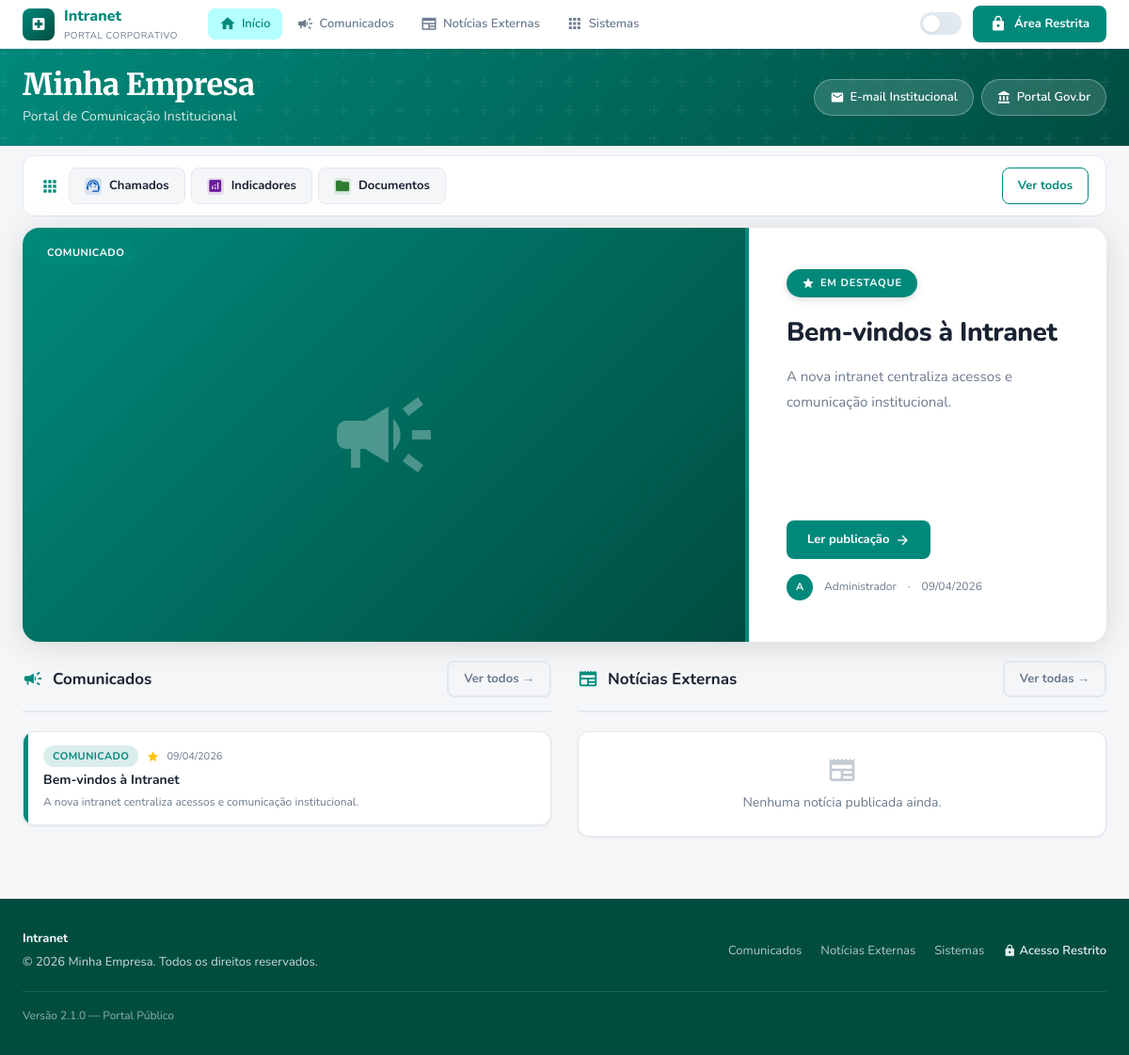
The page /public.php on the database its author committed.
### tables this page shows
CREATE TABLE `settings` (
  `id` int(11) NOT NULL,
  `setting_key` varchar(100) NOT NULL,
  `setting_value` text DEFAULT NULL,
  `setting_type` enum('text','textarea','image','boolean','color','json') DEFAULT 'text',
  `label` varchar(150) DEFAULT NULL,
  `group_name` varchar(80) DEFAULT 'general',
  `updated_at` datetime DEFAULT current_timestamp() ON UPDATE current_timestamp()
);

CREATE TABLE `modules` (
  `id` int(11) NOT NULL,
  `name` varchar(100) NOT NULL,
  `description` varchar(255) DEFAULT NULL,
  `url` varchar(500) NOT NULL,
  `icon` varchar(100) DEFAULT 'link',
  `icon_image` varchar(255) DEFAULT NULL,
  `color` varchar(20) DEFAULT '#00897B',
  `category` enum('sistema','link_rapido','navbar') DEFAULT 'sistema',
  `target` enum('_blank','_self') DEFAULT '_blank',
  `sort_order` int(11) DEFAULT 0,
  `active` tinyint(1) DEFAULT 1,
  `is_public` tinyint(1) DEFAULT 1,
  `created_at` datetime DEFAULT current_timestamp(),
  `updated_at` datetime DEFAULT current_timestamp() ON UPDATE current_timestamp()
);

CREATE TABLE `posts` (
  `id` int(11) NOT NULL,
  `title` varchar(255) NOT NULL,
  `slug` varchar(300) NOT NULL,
  `summary` text DEFAULT NULL,
  `content` longtext NOT NULL,
  `cover_image` varchar(255) DEFAULT NULL,
  `cover_image_alt` varchar(255) DEFAULT NULL,
  `cover_image_caption` text DEFAULT NULL,
  `type` enum('comunicado','noticia') NOT NULL,
  `category_id` int(11) DEFAULT NULL,
  `author_id` int(11) NOT NULL,
  `status` enum('draft','published','archived') DEFAULT 'draft',
  `is_featured` tinyint(1) DEFAULT 0,
  `is_public` tinyint(1) DEFAULT 1,
  `views` int(11) DEFAULT 0,
  `published_at` datetime DEFAULT NULL,
  `created_at` datetime DEFAULT current_timestamp(),
  `updated_at` datetime DEFAULT current_timestamp() ON UPDATE current_timestamp()
);

CREATE TABLE `users` (
  `id` int(11) NOT NULL,
  `name` varchar(150) NOT NULL,
  `email` varchar(200) NOT NULL,
  `password` varchar(255) NOT NULL,
  `role` enum('admin','editor','user') DEFAULT 'user',
  `sector` varchar(100) DEFAULT NULL,
  `avatar` varchar(255) DEFAULT NULL,
  `active` tinyint(1) DEFAULT 1,
  `dark_mode` tinyint(1) DEFAULT 0,
  `last_login` datetime DEFAULT NULL,
  `created_at` datetime DEFAULT current_timestamp(),
  `updated_at` datetime DEFAULT current_timestamp() ON UPDATE current_timestamp()
);

### public.php (the view, shortened to what the rows shown need)
<?php
require_once __DIR__ . '/includes/database.php';
require_once __DIR__ . '/includes/functions.php';
$page      = $_GET['page'] ?? 'home';
$siteName  = getSetting('site_name', 'Intranet');
$tagline   = getSetting('site_tagline', 'Unidade de Saúde');
$isDark    = isset($_COOKIE['acqua_dark']) && $_COOKIE['acqua_dark'] === 'dark';
$logoFile  = getSetting('site_logo', '');
$darkAttr  = $isDark ? 'dark' : 'light';
?>
<!DOCTYPE html>
<html lang="pt-BR" data-theme="<?= $darkAttr ?>">
<head>
  <link rel="stylesheet" href="<?= BASE_URL ?>/assets/css/style.css?v=<?= assetVersion('assets/css/style.css') ?>">
</head>
<body class="fade-in">
<nav class="navbar">
  <a href="<?= BASE_URL ?>/public.php" class="navbar-brand">
    <?php if ($logoFile && file_exists(UPLOAD_DIR . $logoFile)): ?>
    <img src="<?= UPLOAD_URL . htmlspecialchars($logoFile) ?>" alt="Logo"
         style="height:38px;width:auto;border-radius:8px">
    <?php else: ?>
    <div class="logo-icon"><span class="material-icons">local_hospital</span></div>
    <?php endif; ?>
    <div class="brand-text">
      <?= htmlspecialchars($siteName) ?>
      <small><?= htmlspecialchars($tagline) ?></small>
    </div>
  </a>
</nav>
<div class="page-wrapper">
<?php if ($page === 'home'): ?>
  <?php
  $heroTitle    = getSetting('hero_title', $tagline);
  $heroSubtitle = getSetting('hero_subtitle', 'Portal de Comunicação Institucional');
  ?>
  <div class="hero" style="padding:20px 0">
    <div class="container hero-content">
      <div style="display:flex;align-items:center;justify-content:space-between;flex-wrap:wrap;gap:16px">
        <div>
          <h1 style="font-size:32px;margin-bottom:4px;font-weight:800;letter-spacing:-.5px;line-height:1.15;color:#fff">
            <?= htmlspecialchars($heroTitle) ?>
          </h1>
          <p style="font-size:14px;opacity:.85;font-family:var(--font-body);font-weight:400;letter-spacing:.1px;color:#fff;margin-top:4px">
            <?= htmlspecialchars($heroSubtitle) ?>
          </p>
        </div>
        <?php $quickLinks = Database::fetchAll("SELECT * FROM modules WHERE category='link_rapido' AND active=1 AND is_public=1 ORDER BY sort_order LIMIT 4"); ?>
        <?php if ($quickLinks): ?>
        <div style="display:flex;flex-wrap:wrap;gap:8px">
          <?php foreach ($quickLinks as $lnk): ?>
          <a href="<?= htmlspecialchars($lnk['url']) ?>" target="<?= $lnk['target'] ?>"
             style="display:flex;align-items:center;gap:6px;padding:8px 16px;border-radius:30px;background:rgba(255,255,255,.15);color:#fff;font-size:13px;font-weight:600;border:1px solid rgba(255,255,255,.3);transition:.2s;text-decoration:none;backdrop-filter:blur(4px)"
             onmouseover="this.style.background='rgba(255,255,255,.25)'"
             onmouseout="this.style.background='rgba(255,255,255,.15)'">
            <span class="material-icons" style="font-size:15px"><?= htmlspecialchars($lnk['icon']) ?></span>
            <?= htmlspecialchars($lnk['name']) ?>
          </a>
          <?php endforeach; ?>
        </div>
        <?php endif; ?>
      </div>
    </div>
  </div>
  <div class="container main-content">
    <?php $sistemas = Database::fetchAll("SELECT * FROM modules WHERE category='sistema' AND active=1 AND is_public=1 ORDER BY sort_order"); ?>
    <?php if ($sistemas): ?>
    <div style="background:var(--bg-card);border:1px solid var(--border);border-radius:var(--radius);padding:12px 18px;margin-bottom:12px;display:flex;align-items:center;gap:10px;overflow:hidden">
      <span class="material-icons" style="font-size:20px;color:var(--primary);flex-shrink:0">apps</span>
      <div style="flex:1;display:flex;gap:6px;overflow:hidden;min-width:0">
        <?php foreach ($sistemas as $sys): ?>
        <a href="<?= htmlspecialchars($sys['url']) ?>" target="<?= $sys['target'] ?>"
           title="<?= htmlspecialchars($sys['name']) ?> — <?= htmlspecialchars($sys['description'] ?? '') ?>"
           style="display:flex;align-items:center;gap:8px;padding:8px 16px;border-radius:8px;background:var(--bg);border:1px solid var(--border);text-decoration:none;transition:.15s;color:var(--text);white-space:nowrap;flex-shrink:0"
           onmouseover="this.style.borderColor='<?= htmlspecialchars($sys['color']) ?>';this.style.background='<?= htmlspecialchars($sys['color']) ?>18'"
           onmouseout="this.style.borderColor='var(--border)';this.style.background='var(--bg)'">
          <div style="width:18px;height:18px;border-radius:4px;background:<?= htmlspecialchars($sys['color']) ?>20;display:flex;align-items:center;justify-content:center;flex-shrink:0">
            <?php if (!empty($sys['icon_image']) && file_exists(UPLOAD_DIR . 'modules' . DIRECTORY_SEPARATOR . $sys['icon_image'])): ?>
            <img src="<?= UPLOAD_URL ?>modules/<?= htmlspecialchars($sys['icon_image']) ?>" style="width:18px;height:18px;object-fit:contain" alt="">
            <?php else: ?>
            <span class="material-icons" style="font-size:17px;color:<?= htmlspecialchars($sys['color']) ?>"><?= htmlspecialchars($sys['icon']) ?></span>
            <?php endif; ?>
          </div>
          <span style="font-size:13px;font-weight:700"><?= htmlspecialchars($sys['name']) ?></span>
        </a>
        <?php endforeach; ?>
      </div>
      <a href="public.php?page=sistemas"
         style="white-space:nowrap;font-size:13px;font-weight:700;color:var(--primary);text-decoration:none;flex-shrink:0;padding:8px 16px;border:1px solid var(--primary);border-radius:8px;transition:.15s"
         onmouseover="this.style.background='var(--primary)';this.style.color='#fff'"
         onmouseout="this.style.background='transparent';this.style.color='var(--primary)'">
        Ver todos
      </a>
    </div>
    <?php endif; ?>
    <?php $featured = Database::fetch(
      "SELECT p.*,u.name as author_name FROM posts p LEFT JOIN users u ON u.id=p.author_id
       WHERE p.status='published' AND p.is_featured=1 AND p.is_public=1
       ORDER BY p.published_at DESC LIMIT 1"
    ); ?>
    <?php if ($featured): ?>
    <?php
      $featMediaType = $featured['media_type'] ?? 'image';
      $featSlides    = [];
      $featVideoUrl  = $featured['cover_video_url'] ?? '';
      $featVideoType = $featured['cover_video_type'] ?? '';
      $featYtId = ''; $featEmbedUrl = '';
    ?>
    <div class="post-featured">
        <div class="pf-image">
          <?php if ($featMediaType==='video' && $featVideoUrl): ?>
          <?php if ($featVideoType==='mp4'): ?>
          <div onclick="event.preventDefault()" style="height:100%;background:#000;display:flex;align-items:center">
            <video controls style="width:100%;max-height:440px"><source src="<?= htmlspecialchars($featVideoUrl) ?>" type="video/mp4"></video>
          </div>
          <?php else: ?>
          <div class="video-thumb-preview" style="height:100%;border-radius:0;aspect-ratio:unset"
               onclick="event.preventDefault();openVideoLightbox('<?= htmlspecialchars($featEmbedUrl,ENT_QUOTES) ?>','<?= htmlspecialchars($featured['title'],ENT_QUOTES) ?>')">
            <?php if ($featYtId): ?>
            <img src="https://img.youtube.com/vi/<?= $featYtId ?>/maxresdefault.jpg" onerror="this.src='https://img.youtube.com/vi/<?= $featYtId ?>/hqdefault.jpg'" alt="" style="width:100%;height:100%;object-fit:cover">
            <?php else: ?><div class="video-thumb-placeholder"><span class="material-icons">play_circle</span></div><?php endif; ?>
            <div class="video-play-btn"><span class="material-icons">play_circle_filled</span></div>
          </div>
          <?php endif; ?>
          <?php else: ?>
          <div class="pf-image-placeholder">
            <span class="material-icons"><?= $featured['type']==='comunicado'?'campaign':'newspaper' ?></span>
          </div>
          <?php endif; ?>
          <span class="post-cover-badge <?= $featured['type'] ?>">
            <?= $featured['type']==='comunicado'?'Comunicado':'Notícia Externa' ?>
          </span>
        </div>
        <a href="public.php?page=post&slug=<?= urlencode($featured['slug']) ?>" class="pf-body" style="text-decoration:none;display:flex;flex-direction:column;justify-content:center">
          <div class="pf-label"><span class="material-icons">star</span> Em Destaque</div>
          <div class="pf-title"><?= htmlspecialchars($featured['title']) ?></div>
          <?php if ($featured['summary']): ?>
          <div class="pf-summary"><?= htmlspecialchars(mb_substr($featured['summary'],0,220)) ?><?= mb_strlen($featured['summary'])>220?'…':'' ?></div>
          <?php endif; ?>
          <div style="margin-top:20px;margin-bottom:16px">
            <span style="display:inline-flex;align-items:center;gap:6px;padding:10px 22px;background:var(--primary);color:#fff;border-radius:8px;font-size:13px;font-weight:700;transition:.2s">
              Ler publicação <span class="material-icons" style="font-size:16px">arrow_forward</span>
            </span>
          </div>
          <div class="pf-meta">
            <div class="avatar-xs"><?= mb_strtoupper(mb_substr($featured['author_name'],0,1)) ?></div>
            <?= htmlspecialchars($featured['author_name']) ?>
            <span>·</span><?= formatDate($featured['published_at']) ?>
          </div>
        </a>
      </div>
    <?php endif; ?>
    <div style="display:grid;grid-template-columns:1fr 1fr;gap:28px" class="two-col-grid">
      <div>
        <div class="section-header">
          <span class="section-title">
            <span class="material-icons">campaign</span> Comunicados
          </span>
          <a href="public.php?page=comunicados" class="btn btn-ghost btn-sm">Ver todos →</a>
        </div>
        <?php $comunicados = Database::fetchAll(
          "SELECT p.*,u.name as author_name FROM posts p LEFT JOIN users u ON u.id=p.author_id
           WHERE p.type='comunicado' AND p.status='published' AND p.is_public=1
           ORDER BY p.published_at DESC LIMIT 5"
        ); ?>
        <div style="display:flex;flex-direction:column;gap:14px">
          <?php foreach ($comunicados as $post): ?>
          <a href="public.php?page=post&slug=<?= urlencode($post['slug']) ?>" style="text-decoration:none" class="post-list-item">
            <div class="card" style="padding:0;overflow:hidden;display:flex;min-height:88px;transition:.2s">
              <?php if ($post['cover_image'] && file_exists(str_replace('/', DIRECTORY_SEPARATOR, UPLOAD_DIR . $post['cover_image']))): ?>
              <div style="width:100px;flex-shrink:0;overflow:hidden">
                <img src="<?= UPLOAD_URL . htmlspecialchars($post['cover_image']) ?>"
                     alt="" style="width:100%;height:100%;object-fit:cover;display:block;transition:.3s"
                     class="post-list-thumb">
              </div>
              <?php else: ?>
              <div style="width:5px;background:var(--primary);flex-shrink:0"></div>
              <?php endif; ?>
              <div style="padding:14px 16px;display:flex;flex-direction:column;justify-content:center;flex:1;min-width:0">
                <div style="display:flex;align-items:center;gap:8px;margin-bottom:5px;flex-wrap:wrap">
                  <span class="badge badge-comunicado">Comunicado</span>
                  <?php if ($post['is_featured']): ?>
                  <span class="material-icons" style="font-size:14px;color:#ffc107">star</span>
                  <?php endif; ?>
                  <span style="font-size:11px;color:var(--text-muted)"><?= formatDate($post['published_at']) ?></span>
                </div>
                <div style="font-size:14px;font-weight:700;color:var(--text);line-height:1.35;overflow:hidden;display:-webkit-box;-webkit-line-clamp:2;-webkit-box-orient:vertical">
                  <?= htmlspecialchars($post['title']) ?>
                </div>
                <?php if ($post['summary']): ?>
                <div style="font-size:12px;color:var(--text-muted);margin-top:4px;overflow:hidden;display:-webkit-box;-webkit-line-clamp:1;-webkit-box-orient:vertical">
                  <?= htmlspecialchars($post['summary']) ?>
                </div>
                <?php endif; ?>
              </div>
            </div>
          </a>
          <?php endforeach; ?>
        </div>
      </div>
      <div>
        <div class="section-header">
          <span class="section-title">
            <span class="material-icons">newspaper</span> Notícias Externas
          </span>
          <a href="public.php?page=noticias" class="btn btn-ghost btn-sm">Ver todas →</a>
        </div>
        <?php $noticias = Database::fetchAll(
          "SELECT p.*,u.name as author_name FROM posts p LEFT JOIN users u ON u.id=p.author_id
           WHERE p.type='noticia' AND p.status='published' AND p.is_public=1
           ORDER BY p.published_at DESC LIMIT 5"
        ); ?>
        <div style="display:flex;flex-direction:column;gap:14px">
          <?php if (empty($noticias)): ?>
          <div class="card card-body text-muted" style="text-align:center;font-size:14px">
            <span class="material-icons" style="font-size:32px;display:block;margin-bottom:8px;opacity:.4">newspaper</span>
            Nenhuma notícia publicada ainda.
          </div>
          <?php endif; ?>
        </div>
      </div>
    </div>
  </div>
<?php endif; ?>
</div>
<footer class="footer">
  <div class="container">
    <div style="display:flex;align-items:center;justify-content:space-between;flex-wrap:wrap;gap:16px">
      <div>
        <div style="font-weight:700;color:#fff;margin-bottom:4px">
          <?= htmlspecialchars($siteName) ?>
        </div>
        <div><?= htmlspecialchars(getSetting('footer_text', '© 2024 Unidade de Saúde.')) ?></div>
      </div>
    </div>
  </div>
</footer>
</body>
</html>

### rows shown on the page
settings: setting_value "Intranet"
settings: setting_value "PORTAL CORPORATIVO"
settings: setting_value "Portal de Comunicação Institucional"
modules: name "E-mail Institucional"
modules: name "Portal Gov.br"
modules: name "Chamados"
modules: name "Indicadores"
modules: name "Documentos"
posts: title "Bem-vindos à Intranet", summary "A nova intranet centraliza acessos e comunicação institucional.", author.name "A", author.name "Administrador", published_at "09/04/2026", is_featured 1 (drawn)
settings: setting_value "© 2026 Minha Empresa. Todos os direitos reservados."

### other values the page prints
$heroTitle "Minha Empresa"
APP_VERSION "2.1.0"
